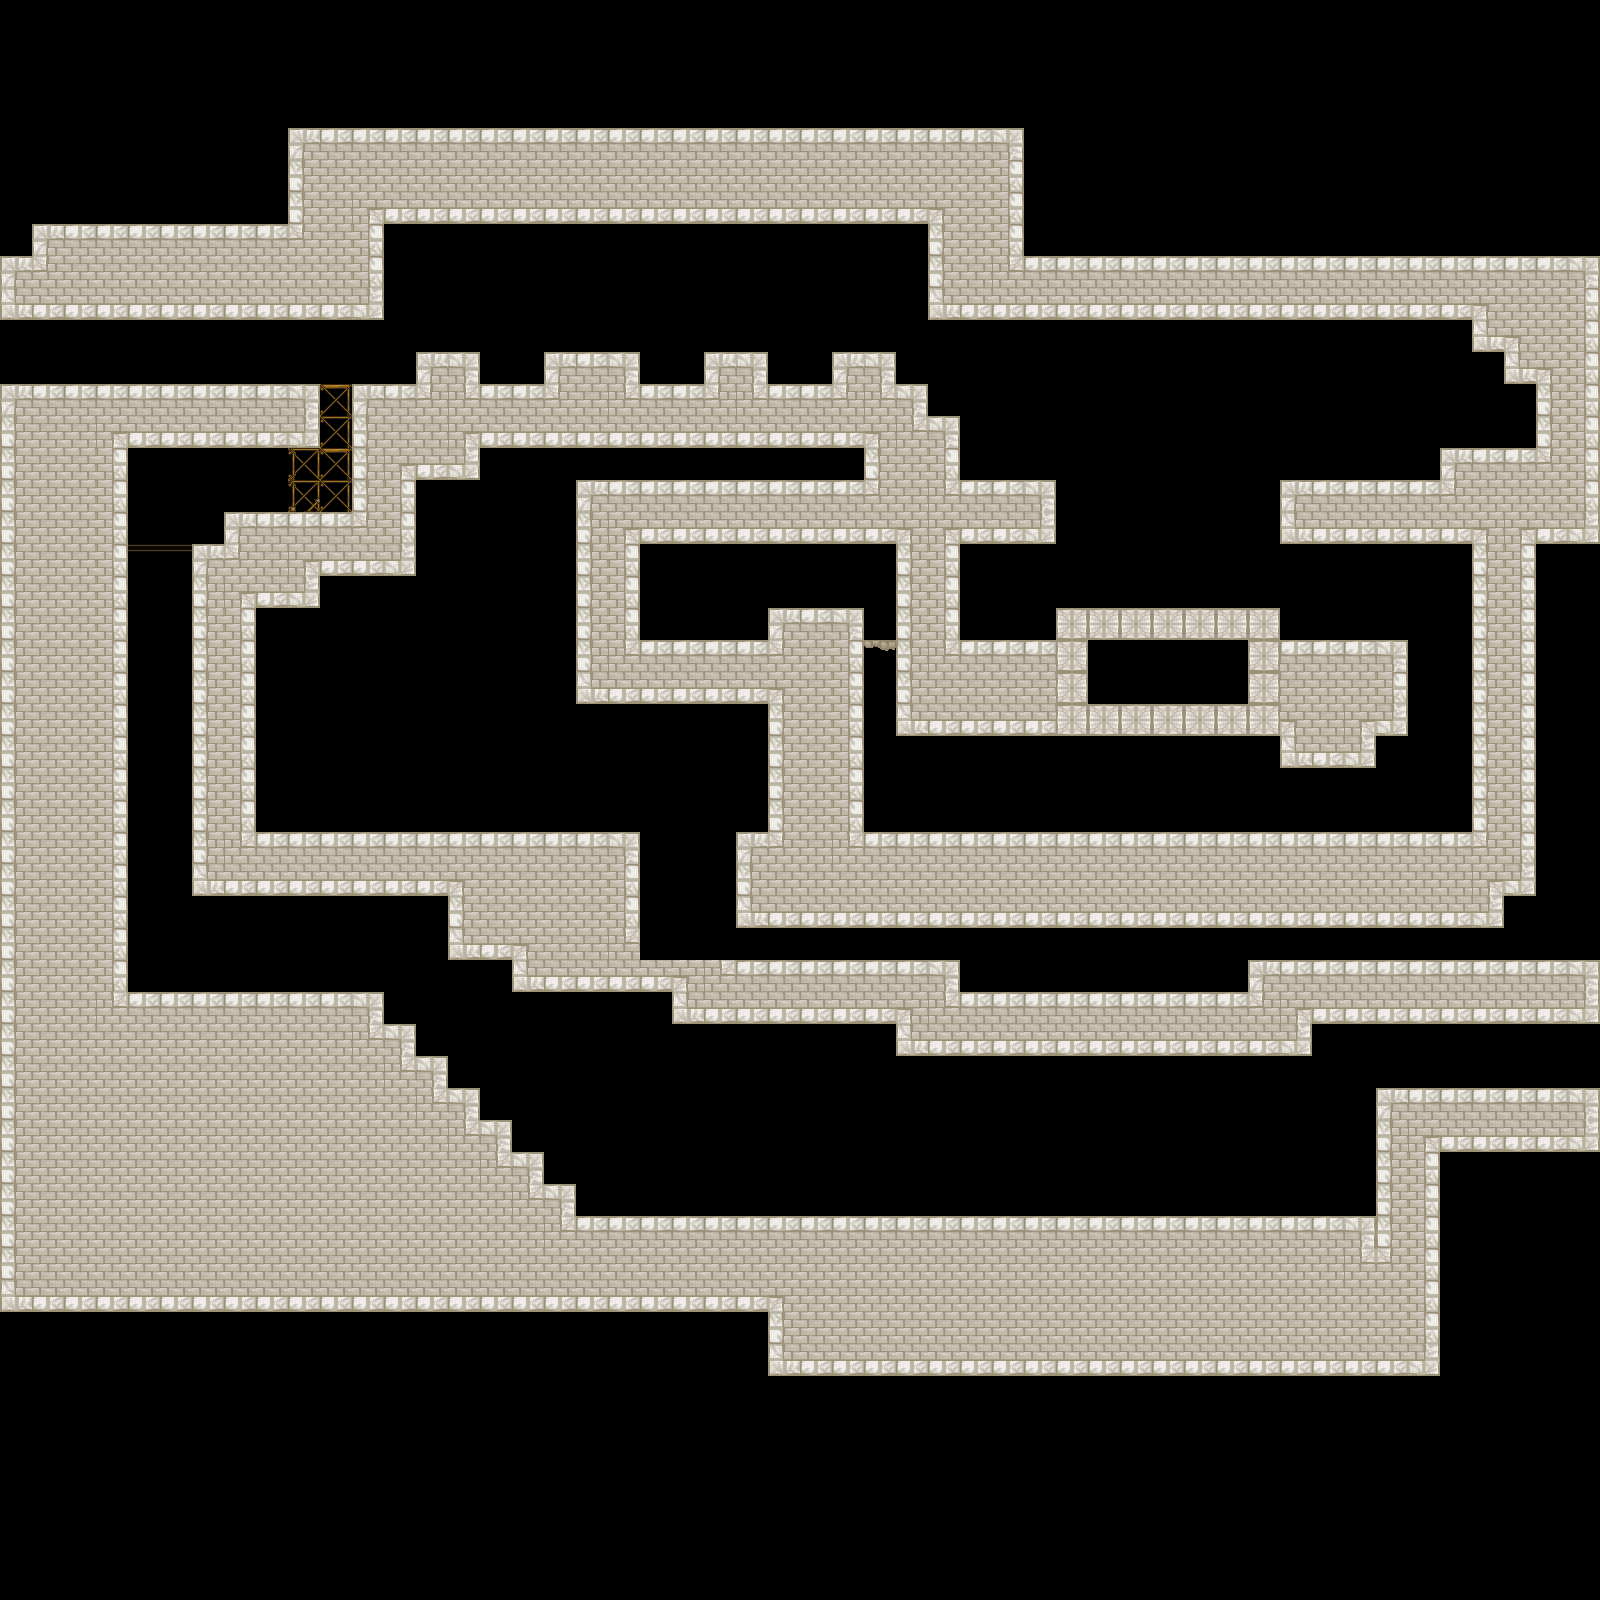

A 2D game scene composited from a Tiled map and its tileset images. What follows is a short description and the map's XML, with each tile layer's data collapsed to a summary:
An orthogonal 50x50 tile map with 32x32 px tiles, 4 tile layers (Background2, Background3, Foreground1, Foreground2), 4 tilesets and 6 objects.

<map version="1.0" tiledversion="1.1.5" orientation="orthogonal" renderorder="right-down" width="50" height="50" tilewidth="32" tileheight="32" infinite="0" nextobjectid="21">
 <properties>
  <property name="unity:scale" value="0.03125" />
 </properties>
 <tileset firstgid="1" source="../../Tilesets/Example.tsx" />
 <tileset firstgid="31" source="../../Tilesets/cathedral.tsx" />
 <tileset firstgid="131" source="../../Tilesets/lab.tsx" />
 <tileset firstgid="231" source="../../Tilesets/palace.tsx" />
 <layer name="Background2" width="50" height="50">
  <properties>
   <property name="unity:sortingOrder" type="int" value="-4" />
  </properties>
  <data>[2500 cells, 2 non-empty, 2 distinct tile ids]</data>
 </layer>
 <layer name="Background3" width="50" height="50">
  <properties>
   <property name="unity:sortingOrder" type="int" value="-3" />
  </properties>
  <data>[2500 cells, 0 non-empty, 0 distinct tile ids]</data>
 </layer>
 <layer name="Foreground1" width="50" height="50">
  <properties>
   <property name="unity:sortingOrder" type="int" value="3" />
  </properties>
  <data>[2500 cells, 990 non-empty, 20 distinct tile ids]</data>
 </layer>
 <layer name="Foreground2" width="50" height="50">
  <properties>
   <property name="unity:sortingOrder" type="int" value="4" />
  </properties>
  <data>[2500 cells, 0 non-empty, 0 distinct tile ids]</data>
 </layer>
 <objectgroup name="walls">
  <properties>
   <property name="unity:layer" value="Obstacle" />
  </properties>
  <object id="12" x="0" y="320">
   <polyline points="0,0 384,0 384,-96 928,-96 928,0 1472,0 1472,32 1504,32 1504,64 1536,64 1536,128 1440,128 1440,160 1280,160 1280,224 1472,224 1472,256 1472,512 864,512 864,288 768,288 768,320 640,320 640,224 896,224 896,416 1280,416 1280,448 1376,448 1376,416 1408,416 1408,320 1248,320 1248,384 1088,384 1088,320 960,320 960,224 1056,224 1056,160 960,160 960,96 928,96 928,64 896,64 896,32 832,32 832,64 768,64 768,32 704,32 704,64 640,64 640,32 544,32 544,64 480,64 480,32 416,32 416,64 352,64 352,192 224,192 224,224 192,224 192,576 448,576 448,640 512,640 512,672 672,672 672,704 896,704 896,736 1312,736 1312,704 1600,704 1600,768 1376,768 1376,896 928,896 576,896 576,864 544,864 544,832 512,832 512,800 480,800 480,768 448,768 448,736 416,736 416,704 384,704 384,672 128,672 128,160 128,128 256,128 320,128 320,64 64,64 0,64 0,32 0,0" />
  </object>
  <object id="20" x="1056" y="640">
   <polyline points="0,0 0,-32 224,-32 224,0 0,0" />
  </object>
 </objectgroup>
 <objectgroup name="JumpThru">
  <properties>
   <property name="unity:layer" value="Obstacle" />
   <property name="unity:tag" value="JumpThru" />
  </properties>
  <object id="13" x="128" y="544">
   <polyline points="0,0 64,0" />
  </object>
  <object id="14" x="320" y="384">
   <polyline points="0,0 32,0" />
  </object>
  <object id="15" x="320" y="448">
   <polyline points="0,0 32,0" />
  </object>
  <object id="19" x="864" y="640">
   <polyline points="0,0 32,0" />
  </object>
 </objectgroup>
</map>
